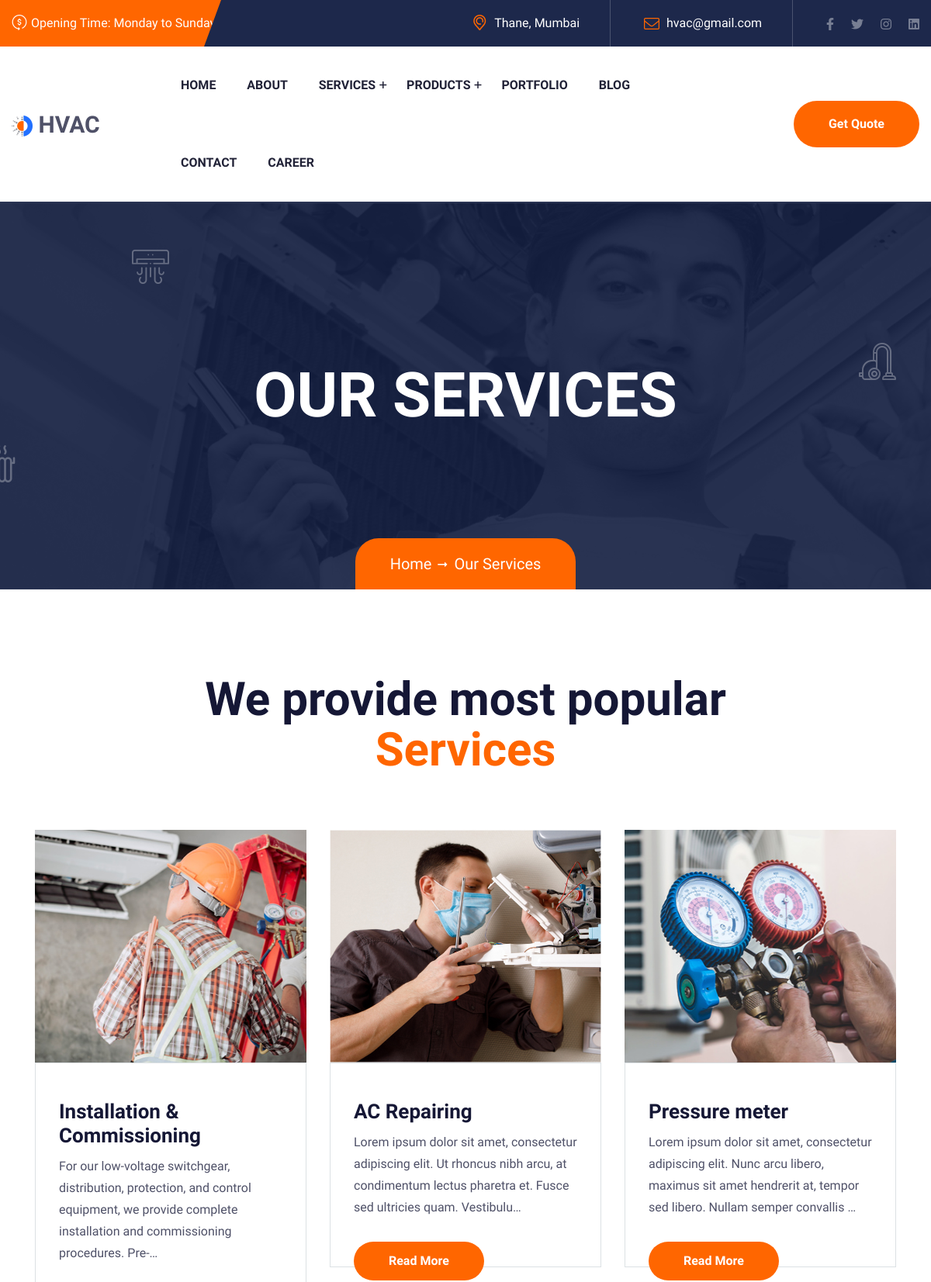
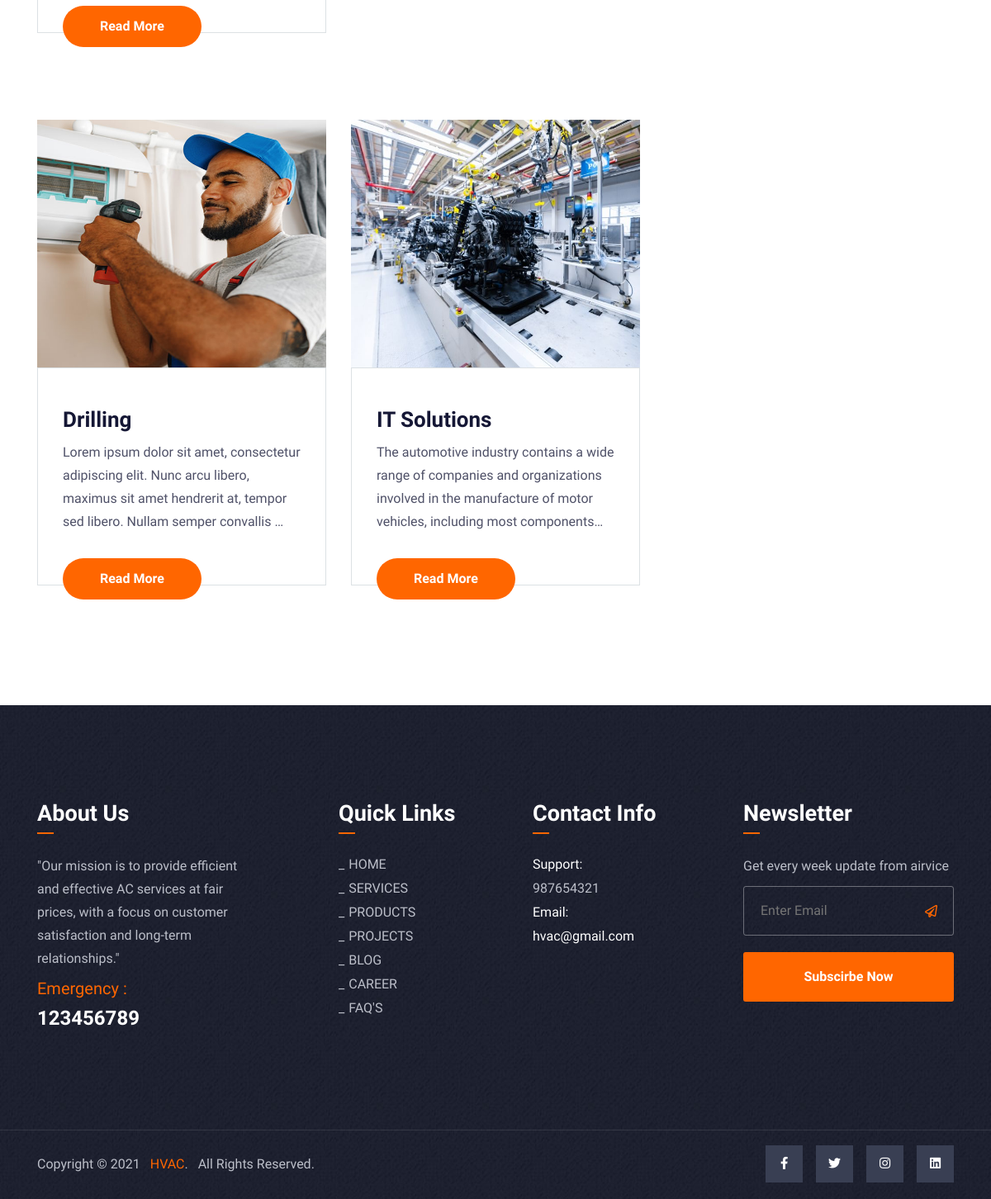
/services, run on the app's committed database (2 pictures, top to bottom).
### myapp/models.py (models this page shows, shortened)
class Information(models.Model):
    phone = models.CharField(max_length=15)
    phone_2 = models.CharField(max_length=15)
    branch = models.PositiveIntegerField(default=1)
    projects = models.PositiveIntegerField(default=1)
    clients = models.PositiveIntegerField(default=1)
    members = models.PositiveIntegerField(default=1)
    experience = models.PositiveIntegerField(default=1)
    address = models.CharField(max_length=255)
    email = models.EmailField(max_length=200)
    facebook = models.URLField(max_length=200)
    twitter = models.URLField(max_length=200)
    instagram = models.URLField(max_length=200)
    linkedin = models.URLField(max_length=200)

class Service(models.Model):
    image = models.ImageField(upload_to='service')
    title = models.CharField(max_length=255, null=False)
    slug = models.SlugField(max_length=255, null=True, blank=True)
    description = models.TextField()

### myapp/views.py (the view)
# urls.py: path('services', views.services, name='services'),
def services(request):
    products = Product.objects.all()
    services = Service.objects.all()
    info = Information.objects.get(id=1)
    testimonial = Testimonial.objects.all()
    return render(request, 'service.html', {'products':products, 'services': services, 'information':info, 'testimonial':testimonial})

### templates/service.html (shortened to what this page needs)
{% extends "base.html" %}
{% load static %}
{% block address %} <a href="https://www.google.com/maps/place/{{information.address}}">{{information.address}}</a> {% endblock address %}
{% block email %}<a href="mailto:{{information.email}}"><span class="__cf_email__" data-cfemail="771e19111837040e141f1845435914181a">{{information.email}}</span></a>{% endblock email %}
{% block header-socials %}
<a href="{{information.facebook}}"><i class="fab fa-facebook-f"></i></a>
<a href="{{information.twitter}}"><i class="fab fa-twitter"></i></a>
<a href="{{information.instagram}}"><i class="fab fa-instagram"></i></a>
<a href="{{information.linkedin}}"><i class="fab fa-linkedin"></i></a>
{% endblock header-socials %}
{% block body %}
    <main>
            {% load social_share %}
        <div class="page-title-area pt-210 pb-180" data-background="assets/img/bg/page-banner.jpg">
            <div class="container">
                <div class="page-title-icon">
                    <i class="flaticon-air-conditioner hero__icon hero__icon1"></i>
                    <i class="flaticon-heating hero__icon hero__icon2"></i>
                    <i class="flaticon-vacuum-cleaner hero__icon hero__icon3"></i>
                </div>
                <div class="row">
                    <div class="col-12">
                        <div class="page-title text-center">
                            <h2 class="breadcrumb-title">our services</h2>
                            <div class="breadcrumb-menu">
                                <nav class="breadcrumb-trail breadcrumbs">
                                    <ul class="trail-items">
                                        <li class="trail-item trail-begin"><a href="{% url 'index' %}">Home</a>
                                        </li>
                                        <li class="trail-item trail-end"><span>Our Services</span></li>
                                    </ul>
                                </nav>
                            </div>
                        </div>
                    </div>
                </div>
            </div>
        </div>
        <section class="blog-area pt-110 pb-40">
            <div class="container">
                <div class="row">
                    <div class="col-12">
                        <div class="section-title-wrapper text-center mb-70 wow fadeInUp"  data-wow-delay=".3s">
                            <h2 class="section-title">We provide most popular <br><span>Services</span></h2>
                        </div>
                    </div>
                </div>
                <div class="row">
                {% for service in services %}
                    <div class="col-lg-4 col-md-6">
                        <div class="ablog mb-105 wow fadeInUp"  data-wow-delay=".3s">
                            <div class="ablog__img">
                                <img src="{{service.image.url}}" class="img-fluid thumbnail" alt="img">
                            </div>
                            <div class="ablog__text ablog__text--service">
                                <h4 class="ablog__text--title"><a href="{% url 'service_detail' service.slug %}">{{service.title}}</a></h4>
                                <p>{{service.description|truncatechars:150}}</p>
                                <div class="ablog__btn">
                                    <a href="{% url 'service_detail' service.slug %}" class="theme-btn">Read More</a>
                                </div>
                            </div>
                        </div>
                    </div>
                    {% endfor %}
                </div>
            </div>
        </section>
    </main>
{% endblock body %}
{% block phone %}
<h4><a href="tel:{{information.phone}}">{{information.phone}}</a></h4>
{% endblock phone %}
{% block faddress %}
<div class="col-lg-3 col-sm-6">
    <div class="footer__widget mb-30 pl-30 wow fadeInUp" data-wow-delay=".9s">
        <h4 class="footer__widget--title">Contact Info</h4>
        <ul class="widget__contact">
            <li><span>Support:</span><a href="tel:{{information.phone_2}}">{{information.phone_2}}</a></li>
            <li><span>Email:</span> <a
                    href="mailto:{{information.email}}"><span
                        class="__cf_email__"
                        data-cfemail="cba2a5ada48baaa2b9bda2a8aef9ffe5a8a4a6">{{information.email}}</span></a>
            </li>
        </ul>
    </div>
</div>
{% endblock faddress %}
{% block footer-socials %}
<a href="{{information.facebook}}"><i class="fab fa-facebook-f"></i></a>
<a href="{{information.twitter}}"><i class="fab fa-twitter"></i></a>
<a href="{{information.instagram}}"><i class="fab fa-instagram"></i></a>
<a href="{{information.linkedin}}"><i class="fab fa-linkedin"></i></a>
{% endblock footer-socials %}

### static/assets/css/default.css (style rules this page uses)
.mb-30 { margin-bottom: 30px; }
.mb-70 { margin-bottom: 70px; }
.mb-105 { margin-bottom: 105px; }
.pt-110 { padding-top: 110px; }
.pb-40 { padding-bottom: 40px; }
.pb-180 { padding-bottom: 180px; }
.pl-30 { padding-left: 30px; }

### data on the page
Information: address "Thane, Mumbai", email "hvac@gmail.com", phone "123456789", phone_2 "987654321"
Service: image (picture), title "Installation & Commissioning", description "For our low-voltage switchgear, distribution, protection, and control equipment, we provide complete installation and commissioning procedures. Pre-…"
Service: image (picture), title "AC Repairing", description "Lorem ipsum dolor sit amet, consectetur adipiscing elit. Ut rhoncus nibh arcu, at condimentum lectus pharetra et. Fusce sed ultricies quam. Vestibulu…"
Service: image (picture), title "Pressure meter", description "Lorem ipsum dolor sit amet, consectetur adipiscing elit. Nunc arcu libero, maximus sit amet hendrerit at, tempor sed libero. Nullam semper convallis …"
Service: image (picture), title "Drilling", description "Lorem ipsum dolor sit amet, consectetur adipiscing elit. Nunc arcu libero, maximus sit amet hendrerit at, tempor sed libero. Nullam semper convallis …"
Service: image (picture), title "IT Solutions", description "The automotive industry contains a wide range of companies and organizations involved in the manufacture of motor vehicles, including most components…"
